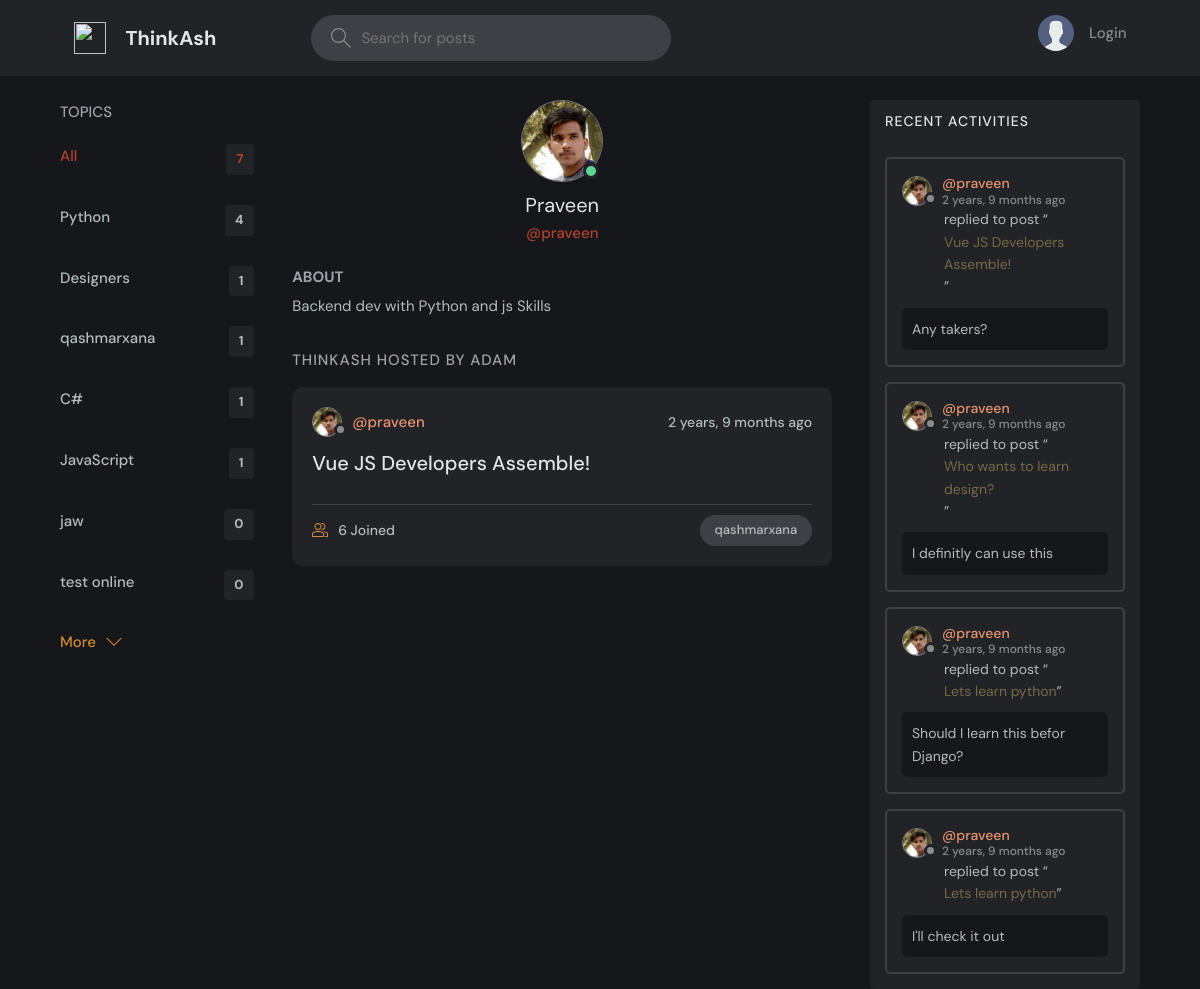
The app's page /profile/2/ with its own data.
### base/models.py (models this page shows, shortened)
class Topic(models.Model):
    name = models.CharField(max_length=200)

class User(AbstractUser):
    name = models.CharField(max_length=200, null=True)
    email = models.EmailField(unique=True, null=True)
    bio = models.TextField(null=True)
    avatar = models.ImageField(null=True, default="avatar.svg")
    USERNAME_FIELD = 'email'
    REQUIRED_FIELDS = ['username']

class Room(models.Model):
    host = models.ForeignKey(User, on_delete=models.SET_NULL, null=True)
    topic = models.ForeignKey(Topic, on_delete=models.SET_NULL, null=True)
    name = models.CharField(max_length=200)
    description = models.TextField(null=True, blank=True)
    participants = models.ManyToManyField(
        User, related_name='participants', blank=True)
    updated = models.DateTimeField(auto_now=True)
    created = models.DateTimeField(auto_now_add=True)
    class Meta:
        ordering = ['-updated', '-created']
    def __str__(self):
        return self.name

class Message(models.Model):
    user = models.ForeignKey(User, on_delete=models.CASCADE)
    room = models.ForeignKey(Room, on_delete=models.CASCADE)
    body = models.TextField()
    updated = models.DateTimeField(auto_now=True)
    created = models.DateTimeField(auto_now_add=True)
    class Meta:
        ordering = ['-updated', '-created']

### base/views.py (the view)
# urls.py: path('profile/<str:pk>/', views.userProfile, name="user-profile"),
def userProfile(request, pk):
    user = User.objects.get(id=pk)
    rooms = user.room_set.all()
    room_messages = user.message_set.all()
    topics = Topic.objects.all()
    context = {'user': user, 'rooms': rooms,
                'room_messages': room_messages, 'topics': topics}
    return render(request, 'base/profile.html', context)

### base/templates/base/profile.html (shortened to what this page needs)
{% extends 'main.html' %}
{% block content %}
<main class="profile-page layout layout--3">
  <div class="container">
    {% include 'base/topics_component.html' %}
    <div class="roomList">
      <div class="profile">
        <div class="profile__avatar">
          <div class="avatar avatar--large active">
            <img src="{{user.avatar.url}}" />
          </div>
        </div>
        <div class="profile__info">
          <h3>{{user.name}}</h3>
          <p>@{{user.username}}</p>
        </div>
        <div class="profile__about">
          <h3>About</h3>
          <p>
            {{user.bio}}
          </p>
        </div>
      </div>
      <div class="roomList__header">
        <div>
          <h2>ThinkAsh Hosted by adam</a>
          </h2>
        </div>
      </div>
      {% include 'base/feed_component.html' %}
    </div>
    {% include 'base/activity_component.html' %}
  </div>
</main>
{% endblock content %}

### templates/main.html (shortened to what this page needs)
<!DOCTYPE html>
{% load static %}
<html lang="en">
<head>
    <link rel="stylesheet" href="{% static 'styles/style.css' %}" />
</head>
<body>
    {% include 'navbar.html' %}
    {% block content %}
    {% endblock %}
</body>
</html>

### templates/navbar.html (shortened to what this page needs)
{% load static %}
<header class="header header--loggedIn">
    <div class="container">
        <a href="{% url 'home' %}" class="header__logo">
            <img src="{% static 'images/hash.svg' %}" />
            <h1>ThinkAsh</h1>
        </a>
        <form class="header__search" method="GET" action="{% url 'home' %}">
            <label>
                <input name="q" placeholder="Search for posts" />
            </label>
        </form>
        <nav class="header__menu">
            {% if request.user.is_authenticated %}
            <div class="header__user">
                <a href="{% url 'update-user' %}">
                    <div class="avatar avatar--medium active">
                        <img src="{{request.user.avatar.url}}" />
                    </div>
                    <p>{{request.user.username}} <span>@{{request.user.username}}</span></p>
                </a>
                <button class="dropdown-button">
                    <svg version="1.1" xmlns="http://www.w3.org/2000/svg" width="32" height="32" viewBox="0 0 32 32">
                        <title>chevron-down</title>
                        <path d="M16 21l-13-13h-3l16 16 16-16h-3l-13 13z"></path>
                    </svg>
                </button>
            </div>
            {% else %}
            <a href="{% url 'login' %}">
                <img src="{% static 'images/avatar.svg' %}" />
                <p>Login</p>
            </a>
            {% endif %}
        </nav>
    </div>
</header>

### base/templates/base/topics_component.html
<div class="topics">
    <div class="topics__header">
        <h2>Topics</h2>
    </div>
    <ul class="topics__list">
        <li>
            <a href="{% url 'home' %}" class="active">All <span>{{topics.count}}</span></a>
        </li>
        {% for topic in topics %}
        <li>
            <a href="{% url 'home' %}?q={{topic.name}}">{{topic.name}}<span>{{topic.room_set.all.count}}</span></a>
        </li>
        {% endfor %}
    </ul>
    <a class="btn btn--link" href="{% url 'topics' %}">
        More
        <svg version="1.1" xmlns="http://www.w3.org/2000/svg" width="32" height="32" viewBox="0 0 32 32">
            <title>chevron-down</title>
            <path d="M16 21l-13-13h-3l16 16 16-16h-3l-13 13z"></path>
        </svg>
    </a>
</div>

### base/templates/base/feed_component.html (shortened to what this page needs)
{% for room in rooms %}
<div class="roomListRoom">
    <div class="roomListRoom__header">
        <a href="{% url 'user-profile' room.host.id %}" class="roomListRoom__author">
            <div class="avatar avatar--small">
                <img src="{{room.host.avatar.url}}" />
            </div>
            <span>@{{room.host.username}}</span>
        </a>
        <div class="roomListRoom__actions">
            <span>{{room.created|timesince}} ago</span>
        </div>
    </div>
    <div class="roomListRoom__content">
        <a href="{% url 'room' room.id %}">{{room.name}}</a>
    </div>
    <div class="roomListRoom__meta">
        <a href="{% url 'room' room.id %}" class="roomListRoom__joined">
            {{room.participants.all.count}} Joined
        </a>
        <p class="roomListRoom__topic">{{room.topic.name}}</p>
    </div>
</div>
{% endfor %}

### base/templates/base/activity_component.html (shortened to what this page needs)
<div class="activities">
    <div class="activities__header">
        <h2>Recent Activities</h2>
    </div>
    {% for message in room_messages %}
    <div class="activities__box">
        <div class="activities__boxHeader roomListRoom__header">
            <a href="{% url 'user-profile' message.user.id %}" class="roomListRoom__author">
                <div class="avatar avatar--small">
                    <img src="{{message.user.avatar.url}}" />
                </div>
                <p>
                    @{{message.user.username}}
                    <span>{{message.created|timesince}} ago</span>
                </p>
            </a>
        </div>
        <div class="activities__boxContent">
            <p>replied to post “<a class="ancher-link" href="{% url 'room' message.room.id %}">{{message.room}}</a>”</p>
            <div class="activities__boxRoomContent">{{message.body}}</div>
        </div>
    </div>
    {% endfor %}
</div>

### records on screen
Topic: name "Python", room_set.all.count "4"
Topic: name "Designers", room_set.all.count "1"
Topic: name "qashmarxana", room_set.all.count "1"
Topic: name "C#", room_set.all.count "1"
Topic: name "JavaScript", room_set.all.count "1"
Topic: name "jaw", room_set.all.count "0"
Topic: name "test online", room_set.all.count "0"
User: avatar (picture), name "Praveen", username "praveen", bio "Backend dev with Python and js Skills"
Room: host.avatar (picture), host.username "praveen", created "2 years, 9 months", name "Vue JS Developers Assemble!", participants.all.count "6", topic.name "qashmarxana"
Message: user.avatar (picture), user.username "praveen", created "2 years, 9 months", room "Vue JS Developers Assemble!", body "Any takers?"
Message: user.avatar (picture), user.username "praveen", created "2 years, 9 months", room "Who wants to learn design?", body "I definitly can use this"
Message: user.avatar (picture), user.username "praveen", created "2 years, 9 months", room "Lets learn python", body "Should I learn this befor Django?"
Message: user.avatar (picture), user.username "praveen", created "2 years, 9 months", room "Lets learn python", body "I'll check it out"

### other values on screen
{{ topics.count }} "7"
